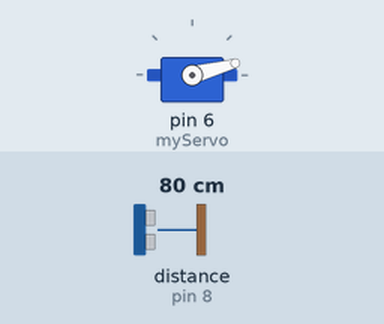
Simulated run of this sketch. Board: Arduino Uno, built with avr-gcc and run on an emulated ATmega328P. On the bench: servo. Wiring (inferred from the names in the program): ultrasonic range finder: trigger pin 9; echo pin 8. The test bench sets the inputs (shaded band); at power-on: distance to the obstacle (sensor on pin 8) 80 cm. The echo pulse lasts 58.3 µs per cm; what the sketch prints to the serial monitor is not drawn.

Above: at 0.01 s.
1.3 s: distance to the obstacle (sensor on pin 8) set to 2 cm
At 1.8 s:
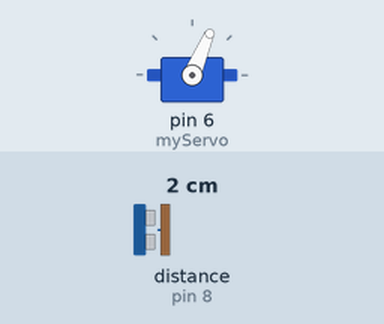
4.3 s: distance to the obstacle (sensor on pin 8) set to 299 cm
At 5.17 s:
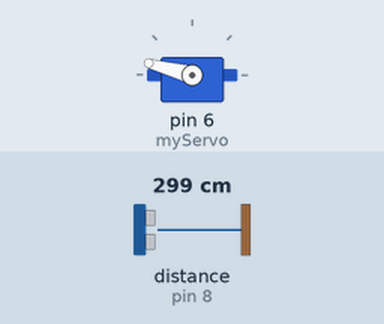
7.3 s: distance to the obstacle (sensor on pin 8) set to 4 cm
At 8.1 s:
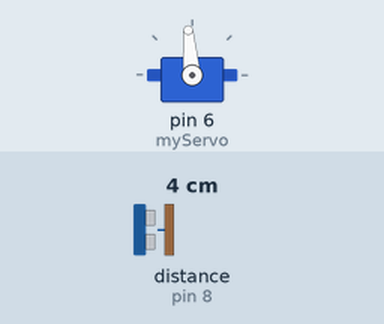
10.3 s: distance to the obstacle (sensor on pin 8) set to 35 cm
Timing chart, 0 to 14.3 s (numbered marks = the images above; inputs shaded):
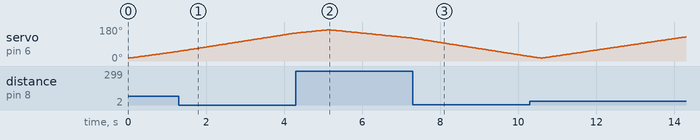

The sketch:

Radar_final.ino
```cpp
// Includes the Servo library
#include <Servo.h>.
// Defines Tirg and Echo pins of the Ultrasonic Sensor
const int trigPin =9;
const int echoPin = 8;
#define VCC A0
// Variables for the duration and the distance
long duration;
int distance;
Servo myServo; // Creates a servo object for controlling the servo motor
void setup() {
  pinMode(trigPin, OUTPUT); // Sets the trigPin as an Output
  pinMode(echoPin, INPUT); // Sets the echoPin as an Input
  Serial.begin(9600);
  myServo.attach(6); // Defines on which pin is the servo motor attached
  pinMode(VCC,OUTPUT);
  digitalWrite(VCC,HIGH);
}
void loop() {
  // rotates the servo motor from 15 to 165 degrees
  for(int i=15;i<=165;i++){
  myServo.write(i);
  delay(30);
  distance = calculateDistance();// Calls a function for calculating the distance measured by the Ultrasonic sensor for each degree

  Serial.print(i); // Sends the current degree into the Serial Port
  Serial.print(","); // Sends addition character right next to the previous value needed later in the Processing IDE for indexing
  Serial.print(distance); // Sends the distance value into the Serial Port
  Serial.print("."); // Sends addition character right next to the previous value needed later in the Processing IDE for indexing
  }
  // Repeats the previous lines from 165 to 15 degrees
  for(int i=165;i>15;i--){
  myServo.write(i);
  delay(30);
  distance = calculateDistance();
  Serial.print(i);
  Serial.print(",");
  Serial.print(distance);
  Serial.print(".");
  }
}
// Function for calculating the distance measured by the Ultrasonic sensor
int calculateDistance(){

  digitalWrite(trigPin, LOW);
  delayMicroseconds(2);
  // Sets the trigPin on HIGH state for 10 micro seconds
  digitalWrite(trigPin, HIGH);
  delayMicroseconds(10);
  digitalWrite(trigPin, LOW);
  duration = pulseIn(echoPin, HIGH); // Reads the echoPin, returns the sound wave travel time in microseconds
  distance= duration*0.034/2;
  return distance;
}
```
